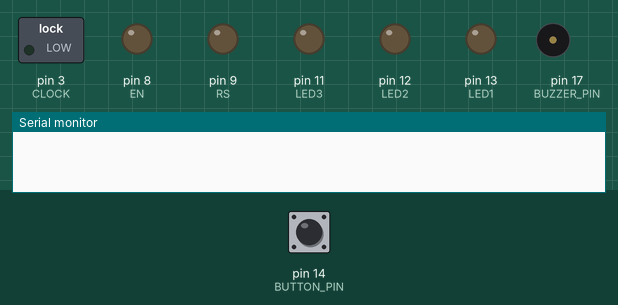
A program run on a simulated Arduino Uno, built with avr-gcc and run on an emulated ATmega328P. Parts: switched loads named in the program (green lamp = pin HIGH), output pins drawn as LEDs (lit = HIGH), buzzer (waves = sounding), the last lines printed to the serial monitor. The inputs (shaded band) are chosen by the test bench; at power-on: pin 14 (BUTTON_PIN) LOW.

Above: at 0.9 s.
1.0 s: pin 14 (BUTTON_PIN) pulled LOW for 0.15 s
At 1.6 s:
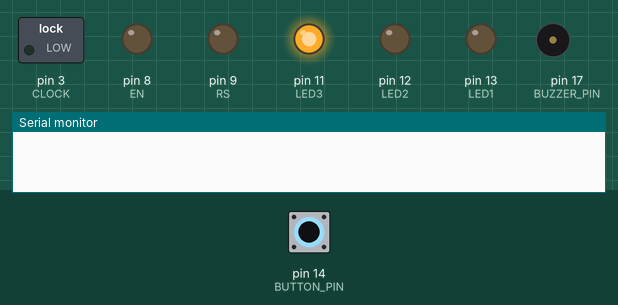
At 5.1 s:
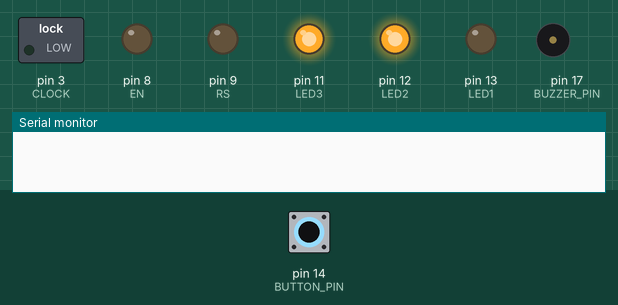
10.1 s: pin 14 (BUTTON_PIN) pulled LOW for 3.2 s
At 12.4 s:
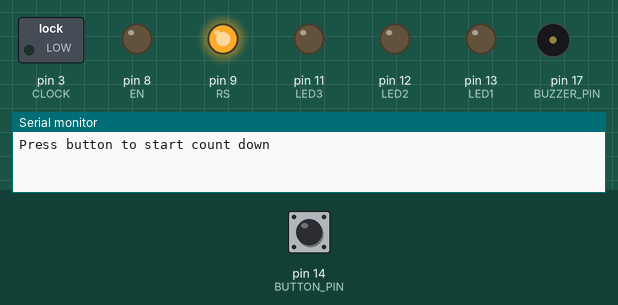
Timing chart, 0 to 23.8 s (numbered marks = the images above; inputs shaded):
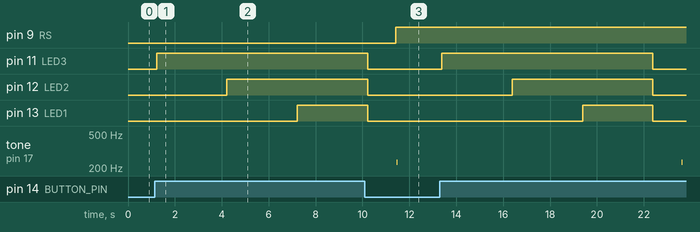

The program:

main.cpp
```cpp
#include "LED.h"
#include "Buzzer.h"
#include "PINinit.h"
#include "USART.h"
#include "seg7.h"
#include "Button.h"
#include <util/delay.h>
#include "LCD.h"

int main() {
    LED_init();
    Buzzer_init();
    LCD_init();
    USART_init();
    LCD_command(1);

    while (1) {
        if (is_button_pressed()) {

            // Wait for button release
            while (is_button_pressed());
            _delay_ms(50);

            // Run sequences
            LED_sequence();
            Buzzer_sequence();
            /*Code that sends to LCD and USART*/
            LCD_string("Press button to start count down");
            USART_send_string("Press button to start count down");
        }
    }
}
```

Button.h
```cpp
#pragma once
#include <Arduino.h>
#include "PINinit.h"

void Button_init();
uint8_t is_button_pressed();
```

Buzzer.h
```cpp
#pragma once
#include<Arduino.h>
#include <avr/io.h>

void Buzzer_init();
void Buzzer_sequence();
```

LED.h
```cpp
#pragma once
#include <Arduino.h>

void LED_init();
void LED_sequence();
```

PCINT.h
```cpp
#pragma once
#include <Arduino.h>
#include <PINinit.h>

//Function Prototypes
void PCINT0_init(void);
void Timer1_init(void);
```

PINinit.h
```cpp
#pragma once
#include <Arduino.h>

//PortB
#define LED1 PB5
#define LED2 PB4
#define LED3 PB3
#define BUZZER_PIN PC3
#define RS PB1 // Register Select is connected to PB0
#define EN PB0 // Enable pin is connected to PB1

//PortD
#define DATA PD1 // pin 4 of Arduino for data pin of shift register
#define LATCH PD2 // pin 2 of Arduino for Latch pin of shift register
#define CLOCK PD3  // pins 3 of Arduino for clock pin of shift register
#define D4 PD4 // D4 is connected to PD4
#define D5 PD5 // D5 is connected to PD5
#define D6 PD6 // D6 is connected to PD6
#define D7 PD7

//PortC
#define BUTTON_PIN PC0
```

USART.h
```cpp
#pragma once
#include<Arduino.h>


#define BAUD_RATE 0x0067

void USART_init(void);
void USART_send(char data);
void USART_send_string(char* str);
unsigned char USART_receive (void);
void USART_get_string(char *str);
```

seg7.h
```cpp
#pragma once
#include <Arduino.h>

#define ARRAY_SIZE 5

extern uint8_t digits[ARRAY_SIZE];

void displyValue(byte value);
```

shifreg.h
```cpp
#pragma once
#include<Arduino.h>
#include<PINinit.h>

void init_shift(byte dataPin, byte clockPin, byte latchPin);

//function to generate a byte from a serial data in shift register
void myShiftOut(byte dataPin, byte clockPin, byte bitOrder, byte val);
```

Button.cpp
```cpp
#include "Button.h"
#include <util/delay.h>

void Button_init() {
    DDRC &= ~(1 << BUTTON_PIN); // Setting input
    PORTC |= (1 << BUTTON_PIN); // Pull up
}

uint8_t is_button_pressed() {
    if (!(PINC & (1 << BUTTON_PIN))) {  // Button pressed (active-low)
        _delay_ms(30);  // Debounce delay
        if (!(PINC & (1 << BUTTON_PIN))) return 1;
    }
    return 0;

}
```

Buzzer.cpp
```cpp
#include "Buzzer.h"
#include "PINinit.h"
#include <Buzzer.h>
#include <PINinit.h>
#include <util/delay.h>

void Buzzer_init() {
    DDRC |= (1 << BUZZER_PIN);  // Set PC3 (A3) as output
    PORTC &= ~(1 << BUZZER_PIN); // Turn off buzzer initially
}

void Buzzer_sequence() {
    for (uint8_t i = 0; i < 3; i++) {
        PORTC |= (1 << BUZZER_PIN);  // Turn on buzzer
        _delay_ms(200);
        PORTC &= ~(1 << BUZZER_PIN); // Turn off buzzer
        _delay_ms(200);
    }
}
```

LED.cpp
```cpp
#include <LED.h>
#include <PINinit.h>
#include <util/delay.h>

void LED_init() {
    // Set LED pins as outputs
    DDRB |= (1 << LED1) | (1 << LED2) | (1 << LED3);
    // Turn all LEDs OFF (active-high)
    PORTB &= ~((1 << LED1) | (1 << LED2) | (1 << LED3));

}

void LED_sequence() {
    // Turn all LEDs OFF
    PORTB &= ~((1 << LED1) | (1 << LED2) | (1 << LED3));
    _delay_ms(20);

    // Sequence: Turn on LEDs one by one
    PORTB |= (1 << LED3);  // LED1 (PB5) ON
    _delay_ms(3000);
    PORTB |= (1 << LED2);  // LED2 (PB4) ON
    _delay_ms(3000);
    PORTB |= (1 << LED1);  // LED3 (PB3) ON
    _delay_ms(3000);

    // Turn all OFF
    PORTB &= ~((1 << LED1) | (1 << LED2) | (1 << LED3));
}
```

PCINT.cpp
```cpp
#include"PCINT.h"

void PCINT0_init()
{
    DDRC &=~(1<<BUTTON_PIN); //Button for PCINT0 as input
    PORTC |= (1<<BUTTON_PIN); // activate pull-up

  PCICR |= (1 << PCIE0);    // set PCIE0 to enable PCMSK0 scan
	PCMSK0 |= (1 << PCINT0) | (1 << PCINT1);  // set PCINT0 and 1 to trigger an interrupt on state change
	sei();                    // turn on interrupts

}

void Timer1_init()
{
  TCCR1B |= (1<<CS12); // prescalar 256
  TCNT1 = 34285; //65535 - (0.5/0.000016)
  TIMSK1 |= (1<<TOIE1); //enable timer overflow interrupt
  sei();
}
```

ShiftReg.cpp
```cpp
#include "shifreg.h"
#include <PINinit.h>

void init_shift(byte dataPin, byte clockPin, byte latchPin)
{
    DDRD |= (1<<dataPin) | (1<<latchPin) | (1<<clockPin); // Port D PIN4,5, and 6 set to ouput
}


//function to generate a byte from a serial data in shift register
void myShiftOut(byte dataPin, byte clockPin, byte bitOrder, byte val)
{
  byte i;
  for (i = 0; i < 8; i++)
  {
      if (bitOrder == LSBFIRST) {
        if((val & 1)) //if the bit is 1
        {
          PORTD|= (1<<dataPin); //send one
        }
        else
        {
          PORTD&= ~(1<<dataPin); //send 0
        }
        val >>= 1; //shift the data to right to get the next LSB
      } else {
        if((val & 128) != 0)
        {
          PORTD|= (1<<dataPin);
        }
        else
        {
          PORTD&= ~(1<<dataPin);
        }
        val <<= 1; //shift the data to left to get the next MSB
      }
      //Create a clock pulse
      PORTD |= (1<<clockPin);
      PORTD &= ~(1<<clockPin);
  }
}
```

USART.cpp
```cpp
#include "USART.h"
#include <PINinit.h>

void USART_init(void){
    UBRR0 = BAUD_RATE;
    UCSR0C = ((1 << USBS0) | (1 << UCSZ01) | (1<< UCSZ00));
    UCSR0B = ((1 << RXEN0) | (1 << TXEN0));
}

void USART_send(char data) {
    while (!(UCSR0A & (1 << UDRE0)));
    UDR0 = data;
}

void USART_send_string(char* str) {
    while (*str != '\0'){
    USART_send(*str);
    str++;
    }
}

unsigned char USART_receive (void){
    while (!(UCSR0A & (1 << RXC0)));
    return UDR0;
}

void USART_get_string(char *buffer) {
    char c;
    uint8_t idx = 0;
    while (1) {
        while (!(UCSR0A & (1 << RXC0)));
        c = UDR0;
        if (c == '\r' || c == '\n') {
            buffer[idx] = '\0';
            break;
        }
        buffer[idx++] = c;
        if (idx >= 255) { // Prevent buffer overflow
            buffer[idx] = '\0';
            break;
        }
    }
}
```

seg7.cpp
```cpp
#include "seg7.h"
#include "shifreg.h"
#include <PINinit.h>

void displyValue(byte value)
{
    //set latch to low
      PORTD&=~(1<<LATCH);
      //shift the data in shift register
      myShiftOut(DATA, CLOCK, LSBFIRST, value);
      //set the latch to high again
      PORTD|=(1<<LATCH);
}
```

LCD.h
```cpp
#pragma once
#include <PINinit.h>
#include <Arduino.h>

// Functions Prototypes
void delayMs(uint16_t ms);

// initialize the library with the numbers of the interface pins
void LCD_nibble_write(uint8_t data, uint8_t control);
void LCD_command(uint8_t command);
void LCD_data(uint8_t data);
void LCD_init(void);
void PORTS_init(void);
void LCD_string(const char* str);
```

LCD.cpp
```cpp
#include <LCD.h>
#include <PINinit.h>

#define PORT

// initialize port pins then initialize LCD controller
void LCD_init(void)
{
	PORTS_init();

	delayMs(100); // LCD controller reset sequence
	LCD_nibble_write(0x30, 0);
	delayMs(5);
	LCD_nibble_write(0x30, 0);
	delayMs(1);
	LCD_nibble_write(0x30, 0);
	delayMs(1);

	LCD_nibble_write(0x20, 0); // use 4-bit data mode
	delayMs(1);
	LCD_command(0x28); // set 4-bit data, 2-line, 5x7 font
	LCD_command(0x06); // move cursor right
	LCD_command(0x01); // clear screen, move cursor to home
	LCD_command(0x0F); // turn on display, cursor blinking
}

// Initialize ports to output mode
void PORTS_init(void)
{
	// PB4 for LCD R/S
	// PB2 for LCD EN
	DDRB |= (1 << RS) | (1 << EN); // set pin output mode
	PORTB &= ~(1 << EN);		   // turn off EN

	// PC0-PC4 for LCD D4-D7, respectively.
	DDRD |= 0x0F; // set pin output mode
}

void LCD_nibble_write(uint8_t data, uint8_t control)
{

	// populate data bits
	PORTC = (PORTC & 0xF0) |((data >> 4) & 0x0F); // set data bits

	// set R/S bit
	if (control & RS)
	{
		PORTB |= (1 << RS);
	}
	else
	{
		PORTB &= ~(1 << RS);
	}

	// pulse E
	PORTB |= (1 << EN);	 // pulse E high
	PORTB &= ~(1 << EN); // clear E
}

void LCD_command(uint8_t command)
{
	LCD_nibble_write(command & 0xF0, 0); // upper nibble first
	LCD_nibble_write(command << 4, 0);	 // then lower nibble

	if (command < 4)
	{
		delayMs(2); // command 1 and 2 needs up to 1.64ms
	}
	else
	{
		delayMs(1); // all others 40 us
	}
}

void LCD_data(uint8_t data)
{
	LCD_nibble_write(data & 0xF0, RS); // upper nibble first
	LCD_nibble_write(data << 4, RS);   // then lower nibble

	delayMs(1);
}

//send string to LCD
void LCD_string(const char *str)
{
  byte i;
  for(i=0; str[i] !='\0';i++)
  {
    LCD_data(str[i]);
  }
}

//_delay_ms( ), expects a constant, therefore,
// you can use this delay function which accepts a
// variable delay time
void delayMs(uint16_t ms)
{
	while (ms > 0)
	{
		_delay_ms(1);
		ms--;
	}
}
```

Measured:
- after the input at 1.0 s, pin 11 (LED3): LOW → HIGH after 0.22 s; pin 12 (LED2): LOW → HIGH after 3.2 s; pin 13 (LED1): LOW → HIGH after 6.2 s
- after the input at 10.1 s, pin 8 (EN): stays LOW (without the input it goes to HIGH after 1.3 s)
- by itself, tone on pin 17 (BUZZER_PIN): alternates 234 Hz for 0.04 s and silent for 12.1 s
